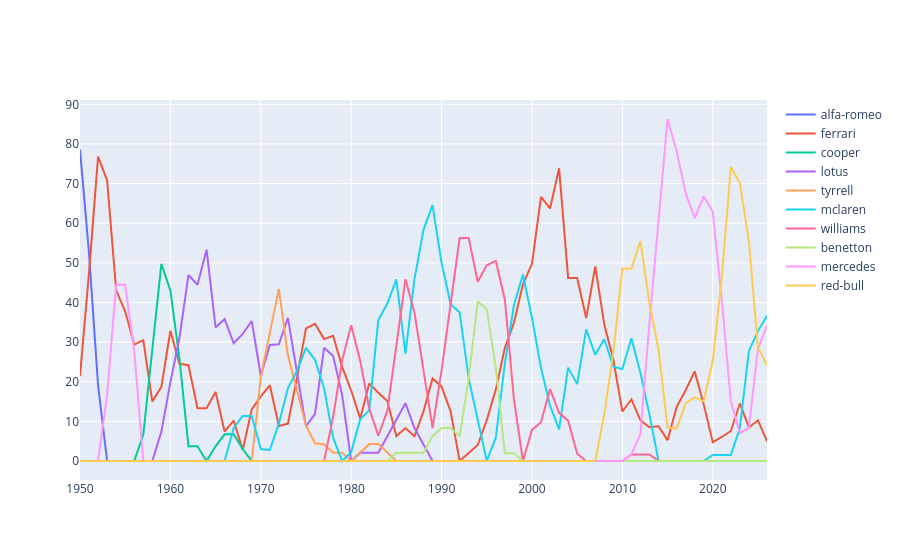

Write notebook code for a chart like this one.
### Code cell
import plotly.graph_objects as go

fig = go.Figure()

for w in windows:
    for team in order:
        fig.add_trace(go.Scatter(
            x=smoothed[w].index,
            y=smoothed[w][team],
            name=team,
            visible=(w == 3),
        ))

print(len(fig.data))
fig.show()
